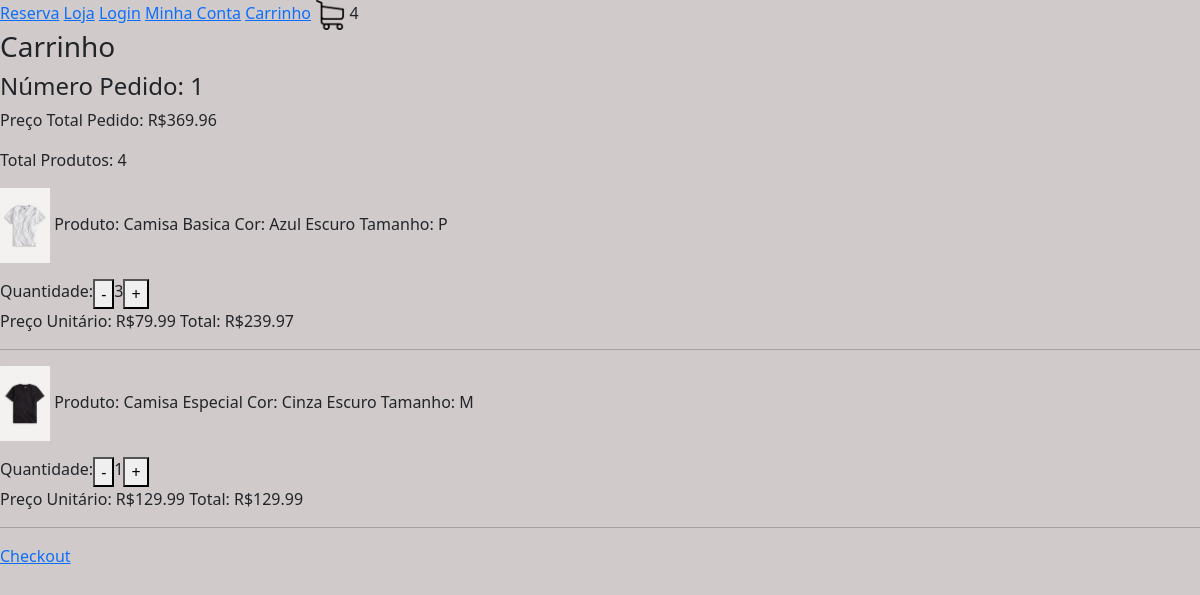
Page /carrinho/ (signed in) on the earlier database version.
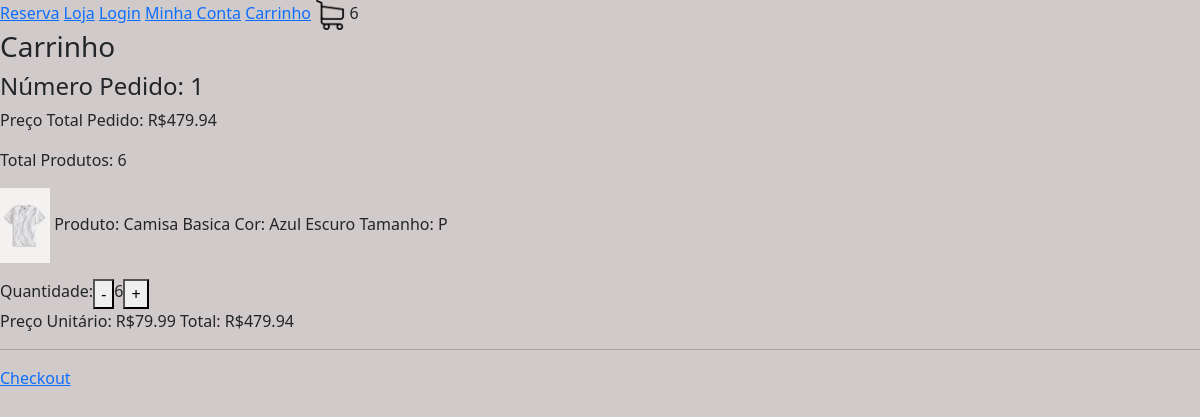
Same page on the later database version.
### loja/models.py (models this page shows, shortened)
class Pedido(models.Model):
     cliente =  models.ForeignKey(Cliente, null=True, blank=True, on_delete=models.SET_NULL)
     finalizado =  models.BooleanField(default=False)
     codigo_transacao =  models.CharField(max_length=200, null=True, blank=True)
     endereco = models.ForeignKey(Endereco, null=True, blank=True, on_delete=models.SET_NULL)
     data_finalizacao = models.DateField(null=True, blank=True)
     @property
     def quantidade_total(self):
         itens_pedido = ItensPedido.objects.filter(pedido__id=self.id)
         quantidade = sum([item.quantidade for item in itens_pedido])
         return quantidade
     @property
     def preco_total(self):
         itens_pedido = ItensPedido.objects.filter(pedido__id=self.id)
         preco = sum([item.preco_total for item in itens_pedido])
         return preco

class ItensPedido(models.Model):
    item_estoque = models.ForeignKey(ItemEstoque, null=True, blank=True, on_delete=models.SET_NULL)
    quantidade = models.IntegerField(default=0)
    pedido = models.ForeignKey(Pedido, null=True, blank=True, on_delete=models.SET_NULL)
    @property #serve para acessar uma funcao da class sem ()
    def preco_total(self):
        return self.quantidade * self.item_estoque.produto.preco

class ItemEstoque(models.Model):
    produto = models.ForeignKey(Produto, null=True, blank=True, on_delete=models.SET_NULL)
    cor =  models.ForeignKey(Cor, null=True, blank=True, on_delete=models.SET_NULL)
    tamanho =  models.CharField(max_length=200, null=True, blank=True)
    quantidade = models.IntegerField(default=0)

class Produto(models.Model):
    imagem = models.ImageField(null=True, blank=True)
    nome = models.CharField(max_length=200, null=True, blank=True)
    preco = models.DecimalField(max_digits=10, decimal_places=2)
    ativo = models.BooleanField(default=True)
    categoria = models.ForeignKey(Categoria, null=True, blank=True, on_delete=models.SET_NULL)
    tipo = models.ForeignKey(Tipo, null=True, blank=True, on_delete=models.SET_NULL)

class Cor(models.Model):
    nome = models.CharField(max_length=200, null=True, blank=True)
    codigo = models.CharField(max_length=200, null=True, blank=True)

### loja/views.py (the view, shortened to what this page needs)
# urls.py: path('carrinho/', carrinho, name="carrinho") ,
def carrinho(request):
  if request.user.is_authenticated:  # Verifica se o usuário está autenticado
    cliente = request.user.cliente
  pedido, criado = Pedido.objects.get_or_create(cliente=cliente, finalizado=False)
  itens_pedido = ItensPedido.objects.filter(pedido=pedido)
  for item in itens_pedido:
    print(item.preco_total)
  context = {"itens_pedido": itens_pedido, "pedido": pedido, "cliente_existente": True}
  return render(request, 'carrinho.html', context)

### loja/novos_context.py (called while the page is built)
def carrinho(request):
  quantidade_produtos_carrinho = 0
  if request.user.is_authenticated:
    cliente = request.user.cliente
  else: #se cliente nao estiver logado
     if request.COOKIES.get("id_sessao"):
        id_sessao = request.COOKIES.get("id_sessao")
        cliente, criado = Cliente.objects.get_or_create(id_sessao=id_sessao)
     else: #caso não tenha o id_sessao associado a ele
        return {"quantidade_produtos_carrinho": quantidade_produtos_carrinho}
  pedido, criado = Pedido.objects.get_or_create(cliente=cliente, finalizado=False)
  itens_pedido = ItensPedido.objects.filter(pedido=pedido)
  for item in itens_pedido:
    quantidade_produtos_carrinho += item.quantidade
  return {"quantidade_produtos_carrinho": quantidade_produtos_carrinho}

### loja/templates/carrinho.html (shortened to what this page needs)
{% extends 'base.html' %}
{% load static %}
{% block body %}
<h3>Carrinho</h3>
{% if cliente_existente %}
    <h4>Número Pedido: {{ pedido.id }}</h4>
    <p>Preço Total Pedido: R${{ pedido.preco_total }}</p>
    <p>Total Produtos: {{ pedido.quantidade_total }}</p>
    {% for item in itens_pedido %}
    <p>
      <img src="{{ item.item_estoque.produto.imagem.url }}" alt="imagem" width="50">
      Produto: {{ item.item_estoque.produto.nome }}
      Cor: {{ item.item_estoque.cor.nome }}
      Tamanho: {{ item.item_estoque.tamanho }}
    <div style="display: flex">
      Quantidade:
      <form method="post" action="{% url 'remover_carrinho' item.item_estoque.produto.id %}">
        <button type="submit">-</button>
      </form>
      {{ item.quantidade }}
      <form method="post" action="{% url 'adicionar_carrinho' item.item_estoque.produto.id %}">
        <button type="submit">+</button>
      </form>
    </div>
    Preço Unitário: R${{ item.item_estoque.produto.preco }}
    Total: R${{ item.preco_total }}
    </p>
    <hr>
    {% endfor %}
    <a href="{% url 'checkout' %}">Checkout</a>
{% else %}
    <h3>Seu carrinho esta vazio </h3>
    <a href="{% url 'loja' %}">Visite nossa loja</a>
{% endif %}
{% endblock %}

### loja/templates/base.html (shortened to what this page needs)
{% load static %}
<!DOCTYPE html>
<html lang="pt-br">
  <head>
    <link rel="stylesheet" type="text/css" href="{% static 'css/main.css' %}" />
    <link
      href="https://cdn.jsdelivr.net/npm/bootstrap@5.2.3/dist/css/bootstrap.min.css"
      rel="stylesheet"
    />
    <link
      rel="stylesheet"
      href="https://cdnjs.cloudflare.com/ajax/libs/font-awesome/6.6.0/css/all.min.css"
    />
  </head>
  <body style="background-color: rgb(209, 202, 202)">
    {% include 'navbar.html' %} {% block body %} {% endblock %}
  </body>
</html>

### loja/templates/navbar.html
{% load static %}
<nav>
  <a href="{% url 'homepage' %}">Reserva</a>
  <a href=" {% url 'loja' %}">Loja</a>
  <a href="{% url 'login' %}">Login</a>
  <a href="{% url 'minha_conta' %}">Minha Conta</a>
  <a href="{% url 'carrinho' %}">Carrinho</a>
  <img src="{% static 'images/carrinho.png' %}" alt="carrinho" width="30">
  {{ quantidade_produtos_carrinho }}
</nav>

### static/css/main.css (style rules this page uses)
body { background-color: rgb(168, 163, 160); }

Differences in the rows shown:
removed ItensPedido: item_estoque.produto.imagem (picture), item_estoque.produto.nome "Camisa Especial", item_estoque.cor.nome "Cinza Escuro", item_estoque.tamanho "M", quantidade "1", item_estoque.produto.preco "129.99", preco_total "129.99"
changed through a linked row, Pedido id 1: preco_total "369.96" → "479.94"; quantidade_total "4" → "6"
changed ItensPedido "Camisa Basica": quantidade "3" → "6"; preco_total "239.97" → "479.94"
Other differences:
{{ quantidade_produtos_carrinho }}: "4" → "6"
